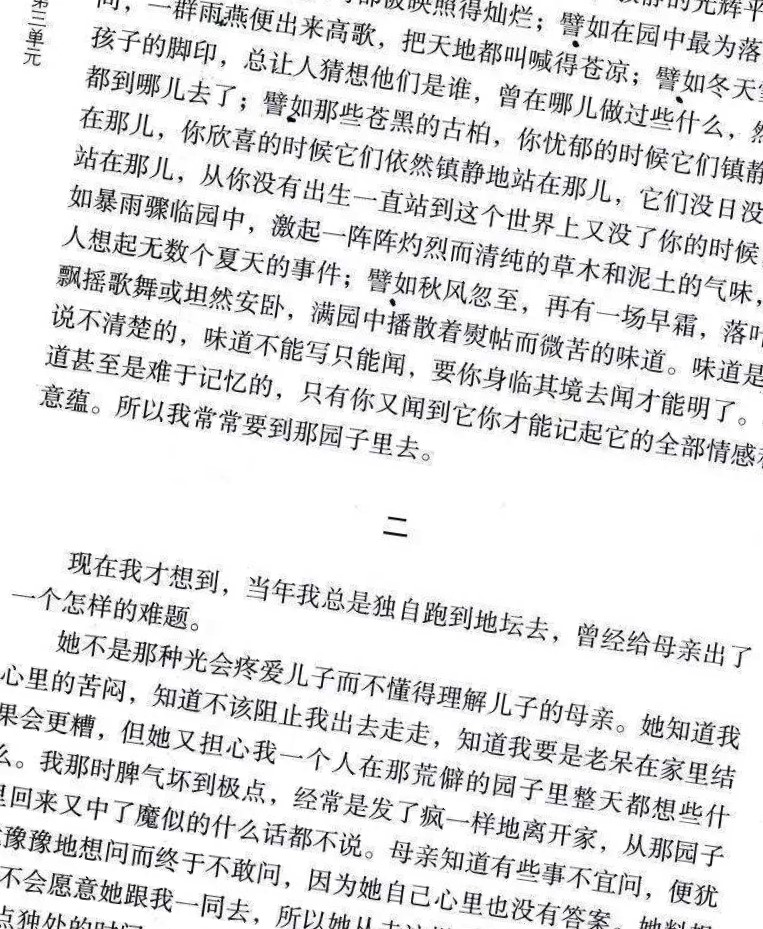
#> input picture testrotate.jpg, 763 x 929 px
$ python findangle_api.py   (older library calls are emulated)
#> lines starting #> are read from the running program, lines starting #| are printed output that depends on the picture
# -*- coding: utf-8 -*-
"""
 @Time       : 2019/12/9 9:52
 @Author     : Zhen Qi
 @Email      : qizhen816@163.com
 @File       : rotate_api.py
 @Description: API Script 2 find rotate angle of a text-contained image
"""

import cv2
import numpy as np

def rotate_bound(image, angle):
    # 获取宽高
    (h, w) = image.shape[:2]
    (cX, cY) = (w // 2, h // 2)
    M = cv2.getRotationMatrix2D((cX, cY), angle, 1.0)
    img = cv2.warpAffine(image, M, (w, h))
    return img

def rotate_points(points, angle, cX, cY):
    M = cv2.getRotationMatrix2D((cX, cY), angle, 1.0).astype(np.float16)
    a = M[:, :2]
    b = M[:, 2:]
    b = np.reshape(b, newshape=(1, 2))
    a = np.transpose(a)
    points = np.dot(points, a) + b
    points = points.astype(np.int)
    return points


def findangle(_image):
    # 用来寻找当前图片文本的旋转角度 在±90度之间
    # toWidth: 特征图大小：越小越快 但是效果会变差
    # minCenterDistance：每个连通区域坐上右下点的索引坐标与其质心的距离阈值 大于该阈值的区域被置0
    # angleThres：遍历角度 [-angleThres~angleThres]

    toWidth = _image.shape[1]//2 #500
    minCenterDistance = toWidth/20 #10
    angleThres = 45

    image = _image.copy()
    h, w = image.shape[0:2]
    if w > h:
        maskW = toWidth
        maskH = int(toWidth / w * h)
    else:
        maskH = toWidth
        maskW = int(toWidth / h * w)
    # 使用黑色填充图片区域
    swapImage = cv2.resize(image, (maskW, maskH))
    grayImage = cv2.cvtColor(swapImage, cv2.COLOR_BGR2GRAY)
    gaussianBlurImage = cv2.GaussianBlur(grayImage, (3, 3), 0, 0)
    histImage = cv2.equalizeHist(~gaussianBlurImage)
    binaryImage = cv2.adaptiveThreshold(histImage, 1, cv2.ADAPTIVE_THRESH_GAUSSIAN_C, cv2.THRESH_BINARY, 15, -2)

    # pointsNum: 遍历角度时计算的关键点数量 越多越慢 建议[5000,50000]之中
    pointsNum = np.sum(binaryImage!=0)//2

    # # 使用最小外接矩形返回的角度作为旋转角度
    # # >>一步到位 不用遍历
    # # >>如果输入的图像切割不好 很容易受干扰返回0度
    # element = cv2.getStructuringElement(cv2.MORPH_RECT, (5, 5))
    # dilated = cv2.dilate(binaryImage*255, element)
    # dilated = np.pad(dilated,((50,50),(50,50)),mode='constant')
    # cv2.imshow('dilated', dilated)
    # coords = np.column_stack(np.where(dilated > 0))
    # angle = cv2.minAreaRect(coords)
    # print(angle)

    # 使用连接组件寻找并删除边框线条
    # >>速度比霍夫变换快5~10倍 25ms左右
    # >>计算每个连通区域坐上右下点的索引坐标与其质心的距离，距离大的即为线条
    connectivity = 8
    num_labels, labels, stats, centroids = cv2.connectedComponentsWithStats(binaryImage, connectivity, cv2.CV_8U)
    labels = np.array(labels)
    maxnum = [(i, stats[i][-1], centroids[i]) for i in range(len(stats))]
    maxnum = sorted(maxnum, key=lambda s: s[1], reverse=True)
    if len(maxnum) <= 1:
        return 0
    for i, (label, count, centroid) in enumerate(maxnum[1:]):
        cood = np.array(np.where(labels == label))
        distance1 = np.linalg.norm(cood[:,0]-centroid[::-1])
        distance2 = np.linalg.norm(cood[:,-1]-centroid[::-1])
        if distance1 > minCenterDistance or distance2 > minCenterDistance:
            binaryImage[labels == label] = 0
        else:
            break
    cv2.imshow('after process', binaryImage*255)

    minRotate = 0
    minCount = -1
    (cX, cY) = (maskW // 2, maskH // 2)
    points = np.column_stack(np.where(binaryImage > 0))[:pointsNum].astype(np.int16)
    for rotate in range(-angleThres, angleThres):
        rotatePoints = rotate_points(points, rotate, cX, cY)
        rotatePoints = np.clip(rotatePoints[:,0], 0, maskH-1)
        hist, bins = np.histogram(rotatePoints, maskH, [0, maskH])
        # 横向统计非零元素个数 越少则说明姿态越正
        zeroCount = np.sum(hist > toWidth/50)
        if zeroCount <= minCount or minCount == -1:
            minCount = zeroCount
            minRotate = rotate

    # print("over: rotate = ", minRotate)
    return minRotate

if __name__ == '__main__':
    import time
    Path = 'testrotate.jpg'
    cv_img = cv2.imdecode(np.fromfile(Path, dtype=np.uint8), -1)
#> cv_img is the input picture: shape (929, 763, 3); mean B, G, R 226, 225.8, 225.8
    cv_img = cv2.cvtColor(cv_img, cv2.COLOR_RGB2BGR)

    for agl in range(-60, 60):
        img = cv_img.copy()
        img = rotate_bound(img, agl)
        cv2.imshow('rotate', img)
        t = time.time()
        angle = findangle(img)
        print(agl, angle,'Time:' , time.time()-t)
        img = rotate_bound(img, -angle)
        cv2.imshow('after', img)
        cv2.waitKey(00)
#> this loop made 120 passes
#> (pointsNum in findangle, num_labels in findangle, angle) on pass 1: (18054, 316, 22)
#> (pointsNum in findangle, num_labels in findangle) on pass 2: (18010, 319)
#> pass 1, in rotate_bound, `img = cv2.warpAffine(image, M, (w, h))`:
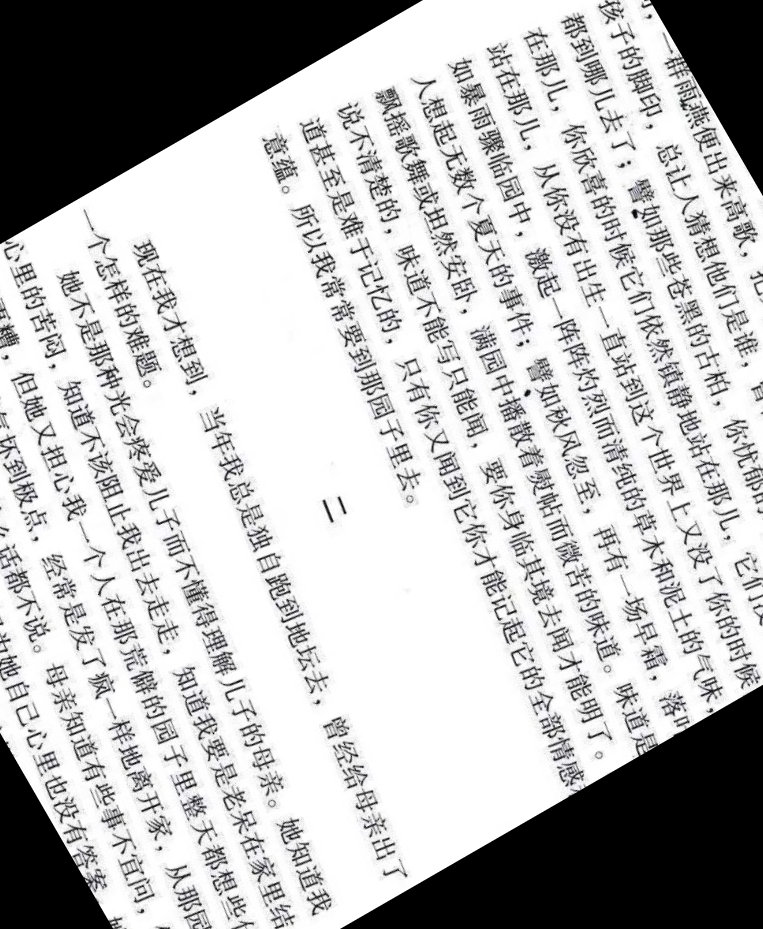
#> img: shape (929, 763, 3); mean R, G, B 186.7, 186.7, 186.9
#> pass 1, in findangle, `swapImage = cv2.resize(image, (maskW, maskH))`:
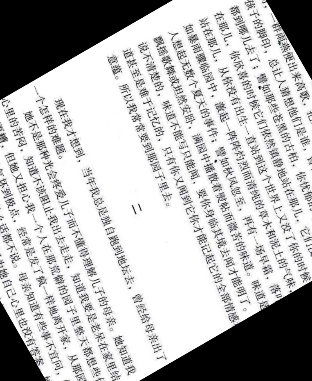
#> swapImage: shape (381, 312, 3); mean R, G, B 186.6, 186.6, 186.8
#> pass 1, in findangle, `gaussianBlurImage = cv2.GaussianBlur(grayImage, (3, 3), 0, 0)`:
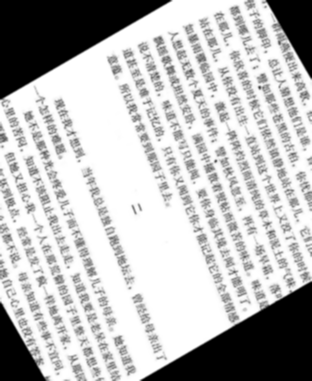
#> gaussianBlurImage: shape (381, 312); min 0, max 255, mean 186.7
#> after the loop:
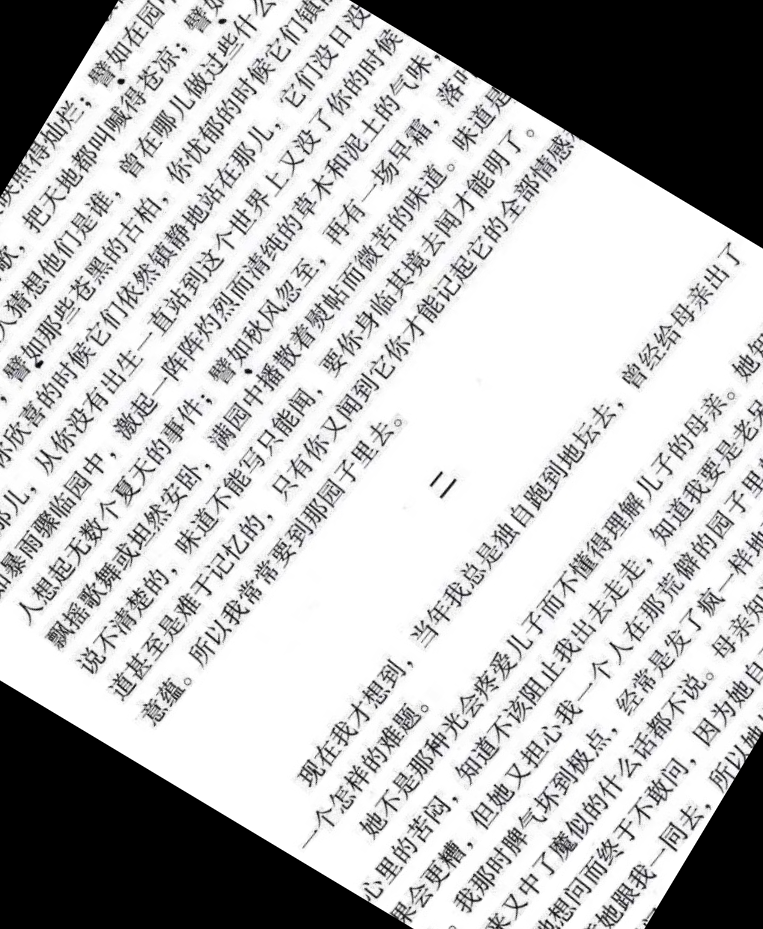
#> img: shape (929, 763, 3); mean R, G, B 185.9, 185.9, 186.1
